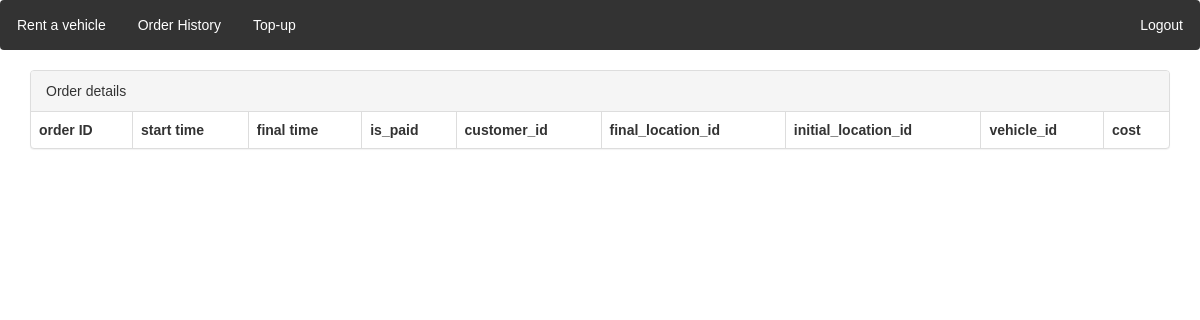
Before: /order_history/3/details/ (signed in) with the older database file.
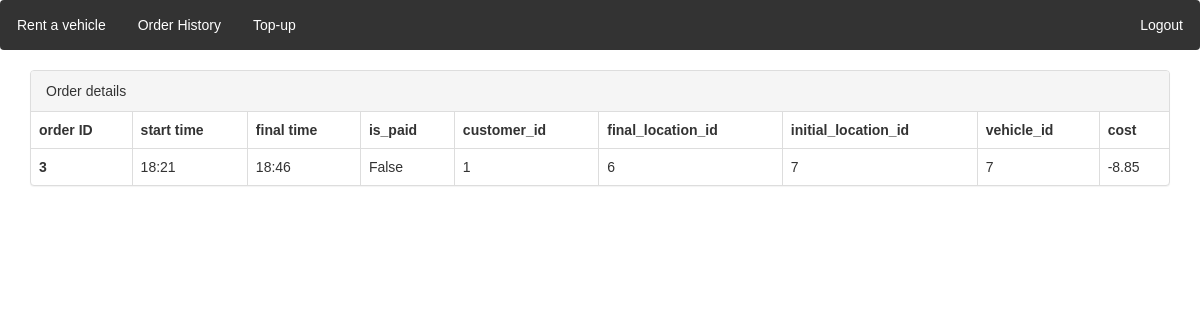
After: the same page with the newer database file.
### locations/models.py (models this page shows)
class Order(models.Model):
    customer = models.ForeignKey(CustomUser, on_delete=models.CASCADE)
    vehicle = models.ForeignKey(Vehicle, on_delete=models.CASCADE)
    initial_time = models.DateTimeField(auto_now_add=True)
    cost = models.DecimalField(max_digits=6, decimal_places=2, null = True, default=None)
    final_time = models.DateTimeField(null = True)
    initial_location = models.ForeignKey(Location, on_delete=models.CASCADE, null=False, related_name='start')
    final_location = models.ForeignKey(Location, on_delete=models.CASCADE, null=True, related_name='end')
    is_paid = models.BooleanField(default=False)

### locations/views.py (the view)
# urls.py: path('order_history/<int:nid>/details/', views.order_detail),
def order_detail(request,nid):
    if request.user is None or not request.user.is_authenticated:
        return redirect("/accounts/login")
    queryset = models.Order.objects.filter(id=nid)
    return render(request, 'locations/order_detail.html', {'queryset':queryset})

### locations/context_processors.py (called while the page is built)
def message_processor(request):
    if not request.user.username:
         return {
        'unreturned' : None
    }
    username = request.user.username
    logged_user  = CustomUser.objects.get(user = User.objects.get(username = username))
    unreturned_order = Order.objects.filter(customer = logged_user, final_time = None).first()
    return {
        'unreturned' : unreturned_order
    }

### templates/locations/order_detail.html (shortened to what this page needs)
{% extends "locations/base.html" %}
{% load static %}
{% block content %}
  <div>
      <div class="container">
        <div class="panel panel-default">
      <div class="panel-heading">Order details</div>
      <table class="table table-bordered">
        <thead>
          <tr>
            <th>order ID</th>
            <th>start time</th>
            <th>final time</th>
            <th>is_paid</th>
            <th>customer_id</th>
            <th>final_location_id</th>
            <th>initial_location_id</th>
            <th>vehicle_id</th>
            <th>cost</th>
          </tr>
        </thead>
        <tbody>
          {% for obj in queryset %}
          {% if obj.customer_id == user.id %}
          <tr>
            <th>{{obj.id}}</th>
            <td>{{ obj.initial_time|date:"H:i" }}</td>
            <td>{{ obj.final_time|date:"H:i" }}</td>
            <td>{{ obj.is_paid }}</td>
            <td>{{ obj.customer_id }}</td>
            <td>{{ obj.final_location_id }}</td>
            <td>{{ obj.initial_location_id }}</td>
            <td>{{ obj.vehicle_id }}</td>
            <td>{{ obj.cost }}</td>
          </tr>
          {% endif%}
          {% endfor %}
        </tbody>
      </table>
    </div>
      </div>
  </div>
  </div>
{% endblock %}

Changed rows visible on the page:
added Order: id "3", initial_time "18:21", final_time "18:46", is_paid "False", customer_id "1", final_location_id "6", initial_location_id "7", vehicle_id "7", cost "-8.85"
